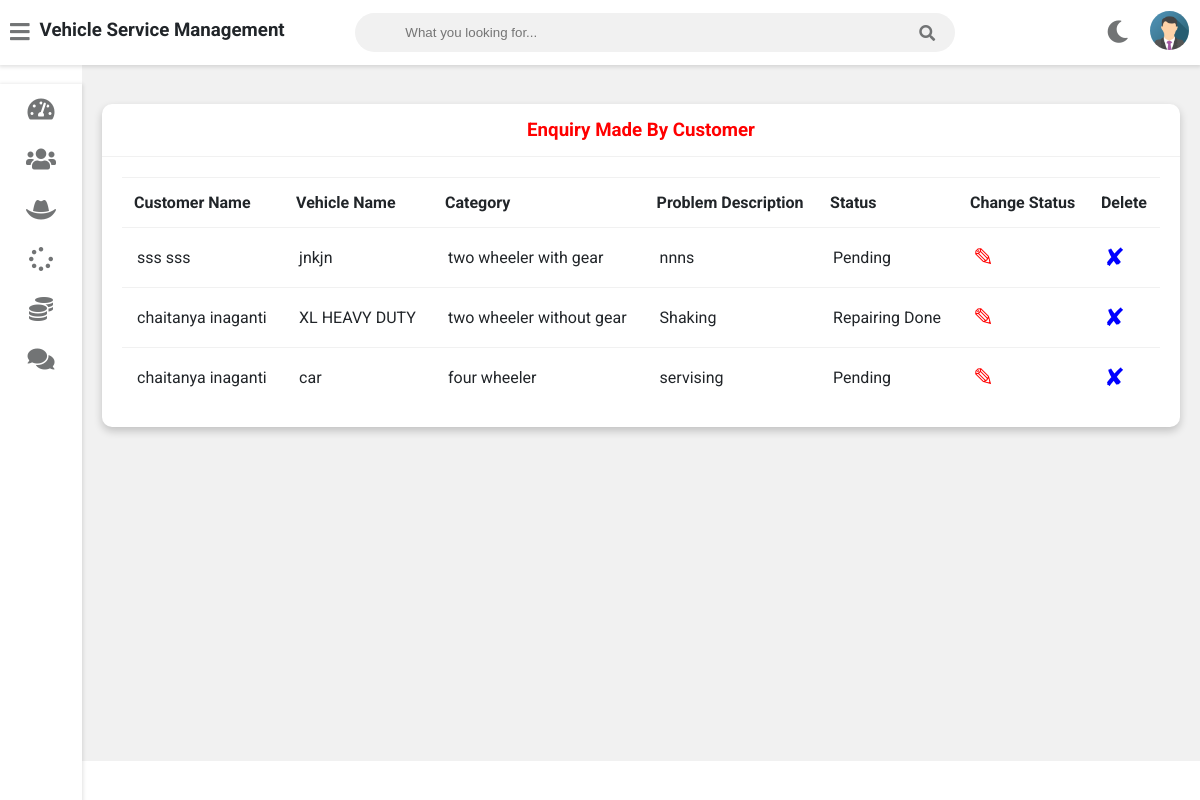
Page /admin-view-request (signed in) on the committed database.
### vehicleserviceapp/models.py (models this page shows, shortened)
class Customer(models.Model):
    user=models.OneToOneField(User,on_delete=models.CASCADE)
    profile_pic= models.ImageField(upload_to='profile_pic/CustomerProfilePic/',null=True,blank=True)
    address = models.CharField(max_length=40)
    mobile = models.CharField(max_length=20,null=False)
    @property
    def get_name(self):
        return self.user.first_name+" "+self.user.last_name

class Request(models.Model):
    cat=(('two wheeler with gear','two wheeler with gear'),('two wheeler without gear','two wheeler without gear'),('three wheeler','three wheeler'),('four wheeler','four wheeler'))
    category=models.CharField(max_length=50,choices=cat)
    vehicle_no=models.PositiveIntegerField(null=False)
    vehicle_name = models.CharField(max_length=40,null=False)
    vehicle_model = models.CharField(max_length=40,null=False)
    vehicle_brand = models.CharField(max_length=40,null=False)
    problem_description = models.CharField(max_length=500,null=False)
    date=models.DateField(auto_now=True)
    cost=models.PositiveIntegerField(null=True)
    customer=models.ForeignKey('Customer', on_delete=models.CASCADE,null=True)
    mechanic=models.ForeignKey('Mechanic',on_delete=models.CASCADE,null=True)
    stat=(('Pending','Pending'),('Approved','Approved'),('Repairing','Repairing'),('Repairing Done','Repairing Done'),('Released','Released'))
    status=models.CharField(max_length=50,choices=stat,default='Pending',null=True)

### vehicleserviceapp/views.py (the view)
# urls.py: path('admin-view-request',views.admin_view_request_view,name='admin-view-request'),
@login_required(login_url='adminlogin')
def admin_view_request_view(request):
    enquiry=models.Request.objects.all().order_by('-id')
    customers=[]
    for enq in enquiry:
        customer=models.Customer.objects.get(id=enq.customer_id)
        customers.append(customer)
    return render(request,'vehicle/admin_view_request.html',{'data':zip(customers,enquiry)})

### templates/vehicle/admin_view_request.html
{% extends 'vehicle/adminbase.html' %}
{% block content %}
	<div class="wrapper">
		<div class="row">
			<div class="col-12 col-m-12 col-sm-12">
				<div class="card">
					<div class="card-header">
						<h3 style="color:red; text-align:center" >Enquiry Made By Customer
						</h3>
					</div>
					<div class="card-content">
						<table>
							<thead>
                <tr>
                  <th>Customer Name</th>
                  <th>Vehicle Name</th>
                  <th>Category</th>
                  <th>Problem Description</th>
                  <th>Status</th>
                  <th>Change Status</th>
                  <th>Delete</th>
                </tr>
							</thead>
							<tbody>
                {% for c,r in data %}
                <tr>
                  <td> {{c.get_name}}</td>
                  <td> {{r.vehicle_name}}</td>
                  <td>{{r.category}}</td>
                  <td>{{r.problem_description}}</td>
                  <td>{{r.status}}</td>
                  <td><a  style="color:red; text-decoration:none;font-size:25px;" href="{% url 'change-status' r.id  %}">&#9998;</a></td>
                  <td><a style="color:blue; text-decoration:none;font-size:25px;"href="{% url 'admin-delete-request' r.id  %}">&#10008;</a></td>
                </tr>
                {% endfor %}
							</tbody>
						</table>
					</div>
				</div>
			</div>
		</div>
<br><br><br><br><br><br><br><br><br><br><br><br><br><br><br><br>
	</div>
{% endblock content %}

### static/style.css (style rules this page uses)
:root { --primary-color: #4834d4; --success-color: #6ab04c; --warning-color: #f0932b; --danger-color: #eb4d4b; --light-color: #212529; --light-second-color: #727475; --light-background: #ffffff; --light-second-background: #f1f1f1; --dark-color: #909090; --dark-second-color: #f5f6fa; --dark-background: #23242D; --dark-second-background: #181818; }
.light { --main-bg-color: var(--light-background); --second-bg-color: var(--light-second-background); --main-color: var(--light-color); --second-color: var(--light-second-color); }
* { box-sizing: border-box; }
body { font-family: 'Roboto', sans-serif; background: var(--main-bg-color); color: var(--main-color); margin: 0; }
.wrapper { padding: 10px; margin-left: 82px; padding-top: 75px; background: var(--second-bg-color); transition: margin-left .5s; }
.row { display: flex; flex-wrap: wrap; flex-direction: row; }
.row:after, .row:before { box-sizing: border-box; }
[class*="col-"] { padding: 10px; }
@media only screen and (min-width: 600px) { .col-sm-12 { width: 100%; } }
@media only screen and (min-width: 768px) { .col-m-12 { width: 100%; } }
@media only screen and (min-width: 992px) { .col-12 { width: 100%; } }
.card { background: var(--main-bg-color); color: var(--main-color); border-radius: 10px; margin-bottom: 10px; box-shadow: 0 4px 8px 0 rgba(0,0,0,0.2); }
.card-header { padding: 15px 30px; border-bottom: 1px solid var(--second-bg-color); position: relative; }
.card-header h3 { margin: 0; }
.card-content { padding: 20px; overflow-x: auto; }
table { border-collapse: collapse; width: 100%; }
table td { border-top: 1px solid var(--second-bg-color); padding: 15px; }
table th { border-top: 1px solid var(--second-bg-color); border-bottom: 1px solid var(--second-bg-color); padding: 15px 12px; text-align: left; }

### rows in the picture
Customer: get_name "sss sss", vehicle_name "jnkjn", category "two wheeler with gear", problem_description "nnns", status "Pending"
Customer: get_name "chaitanya inaganti", vehicle_name "XL HEAVY DUTY", category "two wheeler without gear", problem_description "Shaking", status "Repairing Done", vehicle_name "car", category "four wheeler", problem_description "servising", status "Pending"
